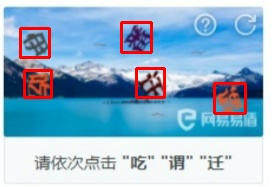
#> input picture condaPython/resu.jpg, 272 x 187 px; its folder holds only this picture in this run
$ python -i ImageEnhance.py   (imports and definitions only)
#> lines starting #> are read from the running program, lines starting #| are printed output that depends on the picture
#> further down, picture is the input picture: shape (187, 272, 3); mean B, G, R 204.2, 179.7, 147.7
from PIL import Image
from PIL import ImageEnhance
import cv2
import numpy as np
import os

'''
函 数 名：contrastEnhancement(root_path, img_name, contrast)
函数功能：对比度增强
入口参数：
        root_path ：图片根目录
        img_name ：图片名称
        contrast ：对比度
返 回 值：
        对比度增强后的图片
'''


def contrastEnhancement(root_path, image_name, contrast):
    image = Image.open(os.path.join(root_path, image_name))
    enh_con = ImageEnhance.Contrast(image)  # 增强图像对比度
    image_contrasted = enh_con.enhance(contrast)
    return image_contrasted


'''
函 数 名：brightnessEnhancement(root_path,img_name,brightness)
函数功能：亮度增强
入口参数：
        root_path ：图片根目录
        img_name ：图片名称
        brightness ：亮度
返 回 值：
        亮度增强后的图片
'''


def brightnessEnhancement(root_path, img_name, brightness):
    image = Image.open(os.path.join(root_path, img_name))
    enh_bri = ImageEnhance.Brightness(image)  # 增强图片亮度
    image_brightened = enh_bri.enhance(brightness)
    return image_brightened


'''
函 数 名：colorEnhancement(root_path,img_name,color)
函数功能：颜色增强
入口参数：
        root_path ：图片根目录
        img_name ：图片名称
        color ：颜色
返 回 值：
        颜色增强后的图片
'''


def colorEnhancement(root_path, img_name, color):
    image = Image.open(os.path.join(root_path, img_name))
    enh_col = ImageEnhance.Color(image)
    image_colored = enh_col.enhance(color)
    return image_colored


'''
函 数 名：gaussian_noise(img, mean, sigma)
函数功能：添加高斯噪声
入口参数：
        img ：原图
        mean ：均值
        sigma ：标准差
返 回 值：
        噪声处理后的图片
'''


def gaussian_noise(img, mean, sigma):
    # 将图片灰度标准化
    img = (img / 255)
    # 产生高斯 noise
    noise = np.random.normal(mean, sigma, img.shape)
    # 将噪声和图片叠加
    gaussian_out = img + noise
    # 将超过 1 的置 1，低于 0 的置 0
    gaussian_out = np.clip(gaussian_out, 0, 1)
    # 将图片灰度范围的恢复为 0-255
    gaussian_out = np.uint8(gaussian_out * 255)
    # 这里也会返回噪声，注意返回值
    return gaussian_out


'''
函 数 名：motion_blur(image)
函数功能：运动模糊化处理
入口参数：
        image ：原图
返 回 值：
        模糊化处理后的图片
'''


def motion_blur(image):
    degree = 8
    angle = 45
    image = np.array(image)

    # 这里生成任意角度的运动模糊kernel的矩阵， degree越大，模糊程度越高
    M = cv2.getRotationMatrix2D((degree / 2, degree / 2), angle, 1)
    motion_blur_kernel = np.diag(np.ones(degree))
    motion_blur_kernel = cv2.warpAffine(motion_blur_kernel, M, (degree, degree))

    motion_blur_kernel = motion_blur_kernel / degree
    blurred = cv2.filter2D(image, -1, motion_blur_kernel)
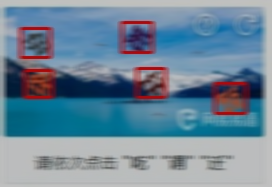
#> blurred: shape (187, 272, 3); mean B, G, R 154.1, 135.6, 111.4

    # convert to uint8
    cv2.normalize(blurred, blurred, 0, 255, cv2.NORM_MINMAX)
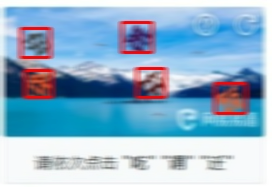
#> blurred: shape (187, 272, 3); mean B, G, R 204.6, 180.1, 147.9
    blurred = np.array(blurred, dtype=np.uint8)
    return blurred


'''
函数功能：将原图进行高斯和模糊化变换
入口参数：
        input_dir ：原图路径
        filename ：原图名称
返 回 值：
        模糊处理后和噪声处理后的图片
'''


def gauss_fuzzy_convert(input_dir, filename):
    path = input_dir + "/" + filename  # 获取文件路径
    fuzzy_image = cv2.imread(path)  # 读取图片
    noise_img = cv2.imread(path)  # 读取图片
    fuzzy_image_1 = motion_blur(fuzzy_image)  # 模糊化
    noise_img_1 = gaussian_noise(noise_img, 0.1, 0.08)  # 高斯噪声
    # cv2.imshow('rain_effct', fuzzy_image_1)
    # cv2.waitKey()
    # cv2.destroyWindow('rain_effct')
    return fuzzy_image_1, noise_img_1


Input_dir = r".\image\qita"
n = 1
# [22 lines not run here, left out]

>>> import cv2
>>> picture = cv2.imread('resu.jpg')
>>> result = motion_blur(picture)
